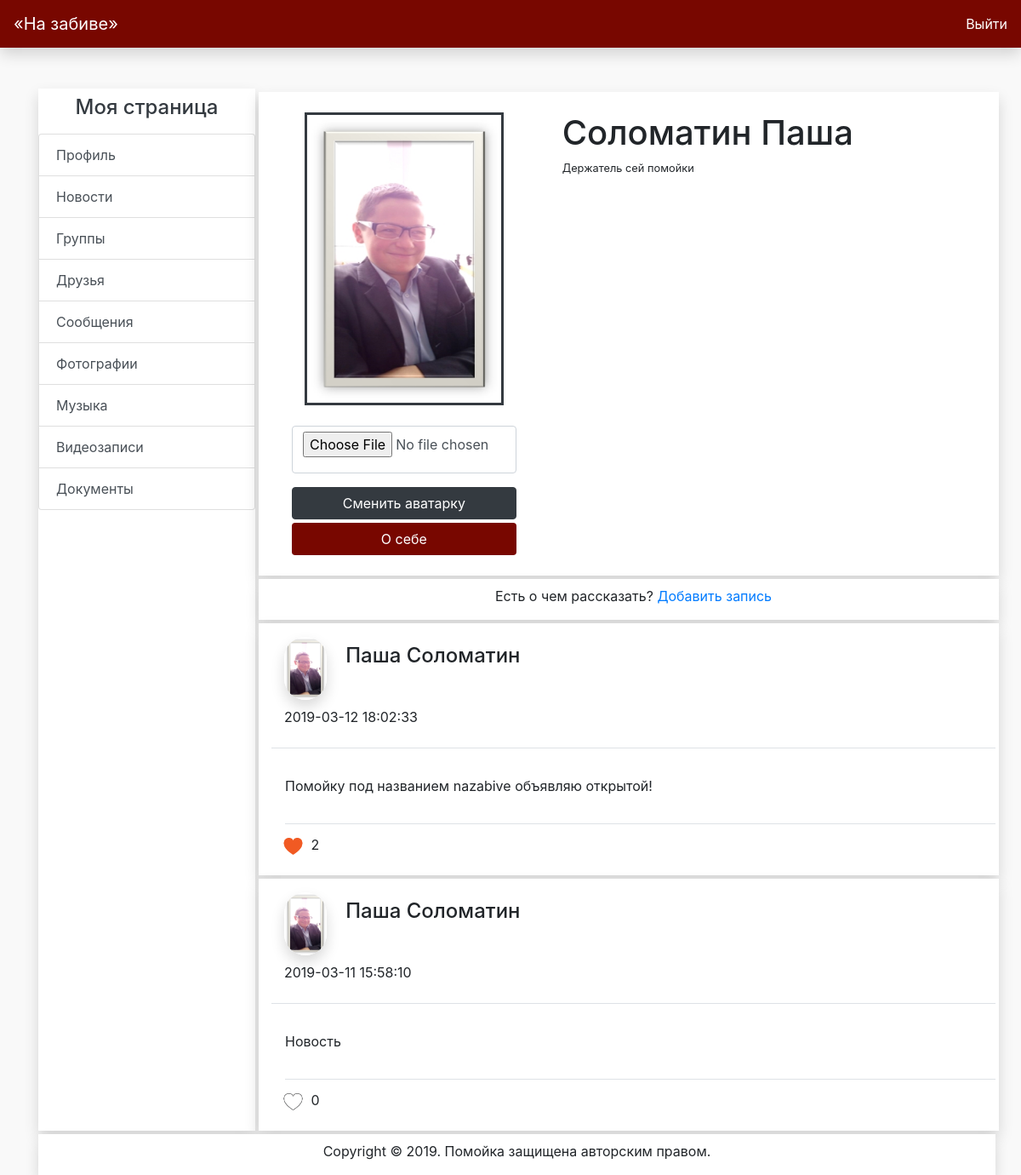
Screenshot of /profile/1 (signed in) with the database file from the repository.
### database.py (models this page shows)
class Resource(db.Model):
    id = db.Column(db.Integer, primary_key=True)
    category = db.Column(db.String(20), unique=False, nullable=False)
    path = db.Column(db.String(120), unique=True, nullable=True)
    name = db.Column(db.String(120), nullable=False)
    author = db.Column(db.Integer, nullable=False)

class User(db.Model):
    id = db.Column(db.Integer, primary_key=True)
    username = db.Column(db.String(80), unique=True, nullable=False)
    password = db.Column(db.String(80), nullable=False)
    name = db.Column(db.String(80), nullable=False)
    surname = db.Column(db.String(80), nullable=False)
    avatar = db.Column(db.Integer, nullable=False, default=1)
    time = db.Column(db.DateTime, nullable=False, default=datetime.now())

class Description(db.Model):
    id = db.Column(db.Integer, primary_key=True)
    text = db.Column(db.String(1000), nullable=False)
    place = db.Column(db.String(20), nullable=False)
    place_id = db.Column(db.Integer, nullable=False)

class Post(db.Model):
    id = db.Column(db.Integer, primary_key=True)
    author_type = db.Column(db.Integer, nullable=False)
    author = db.Column(db.Integer, nullable=False)
    content = db.Column(db.String, nullable=False)
    date = db.Column(db.DateTime, nullable=False, default=datetime.now())

### main.py (the view)
@app.route("/profile/<id>", methods=['GET', 'POST'])
def profile(id):
    user_model = UserModel()
    about_form = AboutUserForm()
    form = AddNewsForm()
    user = user_model.get(id)
    avaform = AvaForm()
    post = PostModel()
    title = f"{user.name} {user.surname}"
    description = DescriptionModel().get_for(place="user", place_id=id)
    if about_form.validate_on_submit():
        content = request.form.get("description")
        if content:
            DescriptionModel().change(id=description.id, new_text=content)
            return redirect(f"/profile/{id}")
    if request.form.get("submit_ava"):
        file = request.files.get("document")
        res = ResourceModel().create(file.filename, file.filename,
                                     file, session["user_id"])
        link = ResourceLinkModel().create(res, "user", session["user_id"])
        user_model.set_avatar(session["user_id"], res.id)
    if form.validate_on_submit():
        content = get_form_data("content")[0]
        PostLinkModel().create_post(place="user",
                                    place_id=session["user_id"],
                                    content=content)
        return redirect(f"/profile/{id}")
    posts_id = PostLinkModel().get_news(place="user",
                                        place_id=user.id)
    posts = [PostModel().get(post) for post in posts_id]
    posts.sort(key=lambda post: post.date, reverse=True)
    dates = [str(post.date)[:19] for post in posts]
    authors = [UserModel().get(post.author) for post in posts]
    avatars = [ResourceModel().get(author.avatar) for author in authors]
    likes = [len(LikeModel().get_for(post=post.id)) for post in posts]
    liked = [bool(LikeModel().get_by(author=session["user_id"], post=post.id))
             for post in posts]
    ava = ResourceModel().get(user.avatar)
    is_friends = bool(FriendModel().get_relation(user_1=session["user_id"],
                                                 user_2=user.id))
    render_data = {
        "title": title,
        "number": len(posts),
        "name": user.name,
        "surname": user.surname,
        "about": description.text,
        "avatar_profile": ava.path if ava else "static/images/no_photo.png",
        "news": posts,
        "authors": authors,
        "posts_id": posts_id,
        "likes": likes,
        "liked": liked,
        "avatars": avatars,
        "form": form,
        "form_about": about_form,
        "ava": avaform,
        "user": user,
        "is_friend": is_friends,  # Друзья ли они?
        "page_profile": True,
        "dates": dates
    }
    return render_template("profile.html", **render_data)

### main.py
class AboutUserForm(FlaskForm):
    description = TextAreaField('Кратко охарактеризуйте себя',
                                validators=[DataRequired()])
    submit = SubmitField('Сохранить')

class AddNewsForm(FlaskForm):
    content = TextAreaField('Текст новости', validators=[DataRequired()])
    submit = SubmitField('Добавить')

### database.py (called while the page is built)
    def get(self, id):
        user = User.query.filter(User.id == id).first()
        if not user:
            return
        return user

    def get_relation(self, user_1, user_2):
        request = Friend.query.filter(
            Friend.base_user == user_1,
            Friend.friend == user_2).first()
        return request

    def get_news(self, place, place_id):
        post_links = PostLink.query.filter(PostLink.place == place,
                                           PostLink.place_id == place_id).all()
        posts = [post.post for post in post_links]
        return posts

    def get(self, id):
        post = Post.query.filter(Post.id == id).first()
        if not post:
            return
        return post

    def get_by(self, author, post):
        like = Like.query.filter(Like.author == author,
                                 Like.post == post).first()
        if not like:
            return
        return like

    def get_for(self, post):
        likes = Like.query.filter(Like.post == post).all()
        return likes

    def get(self, id):
        resource = Resource.query.filter(Resource.id == id).first()
        if not resource:
            return
        return resource

    def get_for(self, place, place_id):
        description = Description.query.filter(
            Description.place == place,
            Description.place_id == place_id).first()
        if not description:
            return
        return description

### templates/profile.html (shortened to what this page needs)
{% extends "main.html" %}
{% block content %}
<div class="row">
    <div class="shadow bg-white pl-- pr-1 mt-1 ml-1 col-12">
        <div class="row">
            <div class="col-4 text-center m-4">
                <div class="col-12">
                    <img src="/{{ avatar_profile }}" alt="asd"
                         class="col-12 ava p-0"/>
                </div>
                {% if session["user_id"] == user.id %}
                <form action="" method="post" enctype="multipart/form-data">
                    <p>
                        {{ ava.document(class_="form-control pb-5") }}
                    </p>
                    <p class="mb-1">{{ ava.submit_ava(class_="btn btn-dark
                        col-12") }}</p>
                </form>
                <button type="button" class="btn text-white bg-dryandex col-12"
                        data-toggle="modal" data-target="#editAbout">О себе
                </button>
                {% endif %}
            </div>
            <div class="col-7 mt-4">
                <h1 class="h1">{{ surname }} {{ name }}</h1>
                <p class="pb-3 small">{{ about }}</p>
            </div>
        </div>
    </div>
</div>
<div class="row">
    {% if session["user_id"] == user.id %}
    <div class="shadow bg-white pl-- pr-1 mt-1 ml-1 col-12">
        <div class="pt-2 text-center">
            <p>Есть о чем рассказать? <a href="" data-toggle="modal"
                                         data-target="#newRow">Добавить
                запись</a>
            </p>
        </div>
    </div>
    {% endif %}
    {% for i in range(number) %}
    <div class="shadow bg-white pl-- pr-1 mt-1 ml-1 col-12">
        <div class=" pt-3 pb-2 mb-3 border-bottom">
            <div class="row ml-0">
                <div class="col-1">
                    <img src="/{{ avatars[i].path }}" alt="1"
                         class="avatar shadow"/>
                </div>
                <div class="col-9">
                    <p class="h4 mt-2">{{ authors[i].name }} {{
                        authors[i].surname }}</p>
                </div>
                <div class="col-6">
                    <p class="mt-2">{{ dates[i] }}</p>
                </div>
            </div>
        </div>
        <p class="p-3">{{ news[i].content }}</p>
        <div class="border-top mt-2 mb-2 ml-3">
            <div class="row">
                <div class="p-2 pointer"
                     onclick="like(this, {{ news[i].id }})">
                    {% if liked[i] %}
                    <img src="/static/images/like.png" alt="like"
                         class="sign_post mt-2 mb-2"/>
                    {% else %}
                    <img src="/static/images/like2.png" alt="like"
                         class="sign_post mt-2 mb-2"/>
                    {% endif %}
                    <span>{{ likes[i] }}</span>
                </div>
            </div>
        </div>
    </div>
    {% endfor %}
</div>
{% endblock %}

### static/css/main.css (style rules this page uses)
.bg-dryandex { background: #780700 !important; }
.avatar { width: 50px; border-radius: 41px; }
body { background: #f9f9f9; }
.sign_post { width: 33px; height: 20px; }
.ava { border: 3px solid #343A40; }
.pointer { cursor: pointer; }

### rows the page displays
Resource: path (picture)
User: surname "Соломатин", name "Паша", name "Паша" "Паша", surname "Соломатин" "Соломатин"
Description: text "Держатель сей помойки"
Post: content "Помойку под названием nazabive объявляю открытой!"
Post: content "Новость"

### other values shown
{{ dates[i] }} "2019-03-12 18:02:33" "2019-03-11 15:58:10"
{{ likes[i] }} "2" "0"
